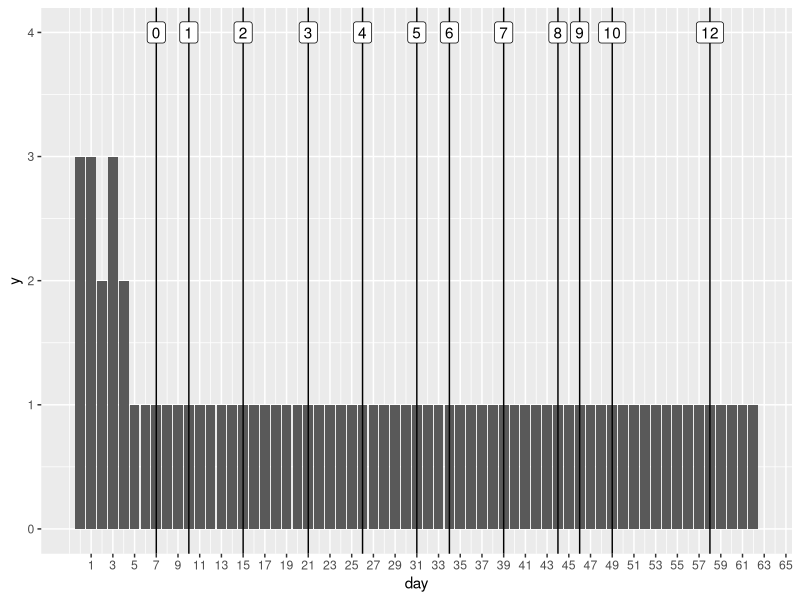
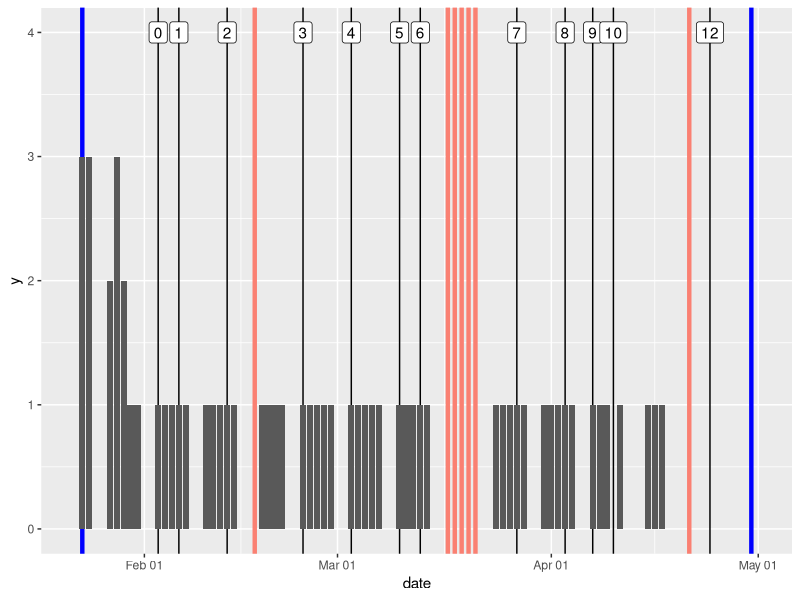

Generate these figures, in order, with R:
## ---- chunk 1
library(tidyverse)
library(lubridate)
filename_dep <- "./schedule.csv"
filename_schedule <- "./schedule_wd.csv" # schedule with challenge data
filename_exercises <- "./schedule_exercises.csv"
filename_challenges <- "./schedule_challenges.csv"
## ---- chunk 2
## Define schedule
df_schedule <-
  tribble(
    ~name,                           ~day, ~challenge,
    "e-comm00-style",                   3,  0,
    "e-comm01-responding",              5,  0,
    "e-comm02-story-basics",           22,  4,

    "e-data00-basics",                  2,  0,
    "e-data01-isolate",                 7,  1,
    "e-data02-derive",                  9,  2,
    "e-data03-pivot-basics",           13,  2,
    "e-data04-separate-unite",         17,  3,
    "e-data05-join",                   20,  4,
    "e-data06-strings",                23,  4,
    "e-data07-placeholders",           25,  5,
    "e-data08-window",                 27,  5,
    "e-data09-readxl",                 29,  5,
    "e-data10-map",                    31,  6,
    "e-data11-factors",                32,  6,
    "e-data12-simple-pipeline",        33,  6,
    "e-data13-cleaning",               43,  9,
    "e-data14-webplotdigitizer",       45, 10,
    "e-data15-tabula",                 46, 10,

    "e-setup00-install",                0,  0,
    "e-setup01-packages",               1,  0,
    "e-setup02-functions",              1,  0,
    "e-setup03-docs",                   2,  0,
    "e-setup04-rstudio-shortcuts",      3,  0,
    "e-setup05-vectors",                4,  0,
    "e-setup06-types",                  4,  0,

    "e-rep00-setup",                    0,  0,
    "e-rep01-intro-git",                0,  0,
    # "e-rep02-create",                   1,  0,
    "e-rep03-track",                    1,  0,
    "e-rep04-directories",             11,  2,
    "e-rep05-collab",                  14,  2,

    "e-stat00-eda-basics",              6,  1, 
    "e-stat01-densities",              12,  2,
    "e-stat02-probability",            16,  3,
    "e-stat03-descriptive",            19,  3,

    "e-stat04-population",             28,  6,
    "e-stat05-inference",              30,  6,
    "e-stat06-moment",                 34,  7,
    "e-stat07-clt",                    35,  7,
    "e-stat08-error-bias",             37,  8,
    "e-stat09-hyp-intro",              38,  8,
    "e-stat10-randomization",          39,  8,
    "e-stat11-ci-pi",                  40,  8,
    "e-stat12-fit-dist",               41,  8,

    "e-model00-source",                42,  8,
    "e-model01-intro",                 47, 11,
    "e-model02-train-validate",        48, 11,
    "e-model03-interp-warnings",       50, 11,
    "e-model04-logistic",              52, 12,
    "e-model05-roc",                   53, 12,

    "e-vis00-basics",                   3,  0,
    "e-vis01-bar-charts",               8,  1,
    "e-vis02-histograms",              10,  2,
    "e-vis03-boxplots",                15,  3,
    "e-vis04-scatterplot",             18,  3,
    "e-vis05-lines",                   21,  4,
    "e-vis06-themes",                  24,  4,
    "e-vis07-perception",              26,  5,
    "e-vis08-multiples",               36,  7,
    "e-vis09-improve",                 44,  9,
    "e-vis10-control-chart",           54,  12,
    # Placeholders needed for challenge scheduling
    NA_character_,                     55,  12,
  )

df_schedule %>% 
  filter(!is.na(name)) %>% 
  select(name, day) %>% 
  write_csv(filename_dep)

df_schedule %>% 
  filter(!is.na(name)) %>% 
  select(name, day, challenge) %>% 
  write_csv(filename_schedule)
## ---- chunk 3
# Bounds
date_start <- ymd("2025-01-23") # First day of class
date_end <- ymd("2025-04-30")   # Last day of class

# Class days
# Sunday==1, Monday==2, Tuesday==3, Wednesday==4, Thursday==5, Friday==6, Saturday==7
wday_class <- c(2, 5)

# Holidays
df_holidays <- tribble(
  ~date, ~comment,
  # ymd("2024-02-17"), "Winter break",
  ymd("2025-02-17"), "President's day",
  ymd("2025-03-17"), "Spring break",
  ymd("2025-03-18"), "Spring break",
  ymd("2025-03-19"), "Spring break",
  ymd("2025-03-20"), "Spring break",
  ymd("2025-03-21"), "Spring break",
  ymd("2025-04-21"), "Patriots' day",
)

# Extra days added by the registrar
df_extras <- tribble(
  ~date, ~comment,
  ymd("2023-02-19"), "Olin Monday",
  ymd("2023-04-22"), "Olin Monday",
)

## ---- chunk 4
df_instructional <- 
  tibble(date = seq(date_start, date_end, by = "days")) %>% 
  ## Remove invalid days
  filter(
    # No weekends
    !(wday(date) %in% c(1, 7)) # Sat., Sun.
  ) %>% 
  # No holidays
  anti_join(df_holidays) %>% 
  # Assign `day` number
  rowid_to_column(var = "day") %>% 
  mutate(day = day - 1) %>% 
  ## Assign exercises
  left_join(df_schedule)

# Show all the data
df_instructional

## Write to file
df_instructional %>% 
  filter(!is.na(name)) %>% 
  select(date, exercise = name, challenge) %>% 
  write_csv(filename_exercises)
## ---- chunk 5
df_challenges <- 
  df_instructional %>% 
  # Collapse exercises
  distinct(day, date, challenge) %>% 
  # Take valid class days only
  filter(
    (wday(date) %in% wday_class) | (date %in% df_extras$date)
  ) %>% 
  # Compute class days
  mutate(day_class = consecutive_id(day)) %>% 
  # Lag to ensure exercise completion
  mutate(challenge = lag(challenge)) %>% 
  # Latest possible due-date given constraints
  group_by(challenge) %>% 
  filter(day == max(day)) %>% 
  ungroup() %>% 
  
  filter(!is.na(challenge))

## Write to file
df_challenges %>% 
  select(date, challenge) %>% 
  write_csv(filename_challenges)

df_challenges 
## ---- chunk 6
# Count exercises on each date
df_instructional %>% 
  ggplot(aes(day)) +
  geom_bar() +
  geom_vline(
    data = df_challenges,
    mapping = aes(xintercept = day)
  ) +
  geom_label(
    data = df_challenges,
    mapping = aes(x = day, y = 4, label = challenge)
  ) +
  scale_x_continuous(breaks = seq(1, 70, by = 2))

## ---- chunk 7
# Count exercises on each date
df_instructional %>% 
  filter(!is.na(name)) %>% 
  ggplot(aes(date)) +
  # Special dates
  geom_vline(
    xintercept = date_start,
    color = "blue", linewidth = 1.5
  ) +
  geom_vline(
    xintercept = date_end,
    color = "blue", linewidth = 1.5
  ) +
  geom_vline(
    data = df_holidays,
    mapping = aes(xintercept = date),
    color = "salmon", linewidth = 1.5
  ) +
  # Challenge min deadline
  geom_vline(
    data = df_challenges,
    mapping = aes(xintercept = date)
  ) +
  geom_label(
    data = df_challenges,
    mapping = aes(x = date, y = 4, label = challenge)
  ) +
  # Exercise count
  geom_bar() +
  
  scale_x_date(
    date_labels = "%b %d",
    limits = c(date_start - day(1), date_end + day(1))
  )
